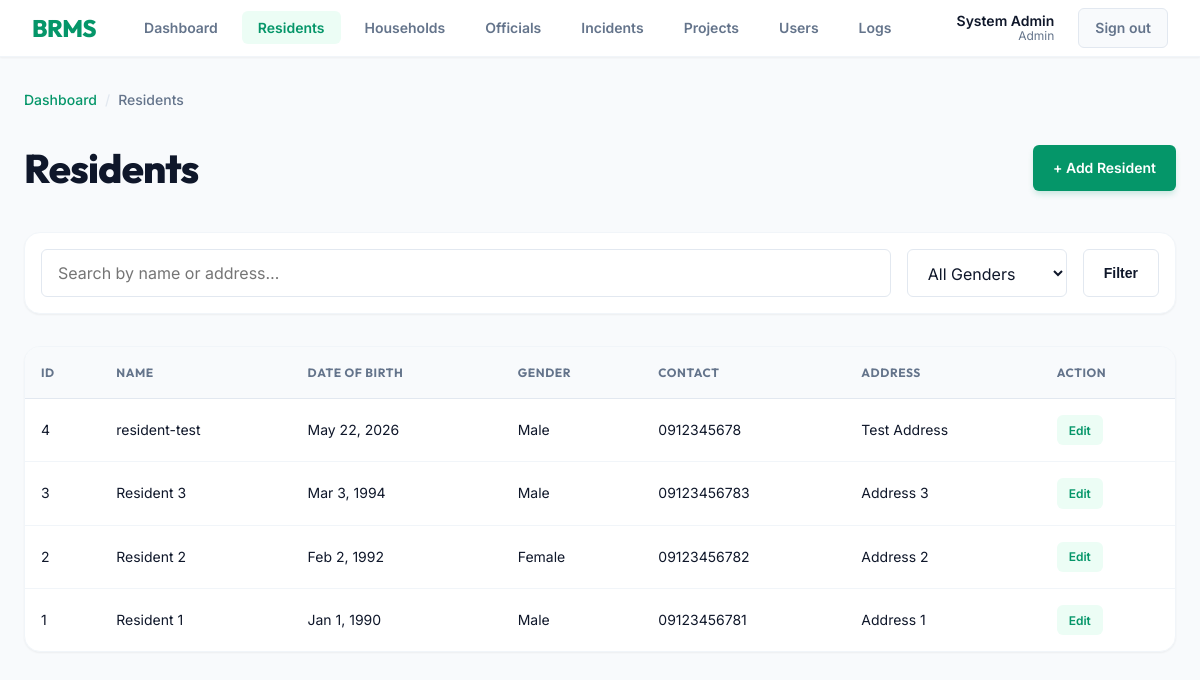
/residents/index.php (signed in), run on the app's committed database.
### tables this page shows
CREATE TABLE `tbl_residents` (
  `resident_id` int(11) NOT NULL,
  `resident_name` varchar(100) DEFAULT NULL,
  `date_of_birth` date DEFAULT NULL,
  `gender` varchar(20) DEFAULT NULL,
  `contact_information` varchar(100) DEFAULT NULL,
  `address` varchar(255) DEFAULT NULL,
  `user_id` int(11) DEFAULT NULL
);

### residents/index.php (the view, shortened to what this page needs)
<?php
include '../db.php';
$search = isset($_GET['search']) ? $_GET['search'] : '';
$where_clauses = [];
$where_sql = count($where_clauses) > 0 ? "WHERE " . implode(" AND ", $where_clauses) : "";
$query = "SELECT * FROM tbl_residents $where_sql ORDER BY resident_id DESC";
$result = mysqli_query($conn, $query);
?>
<!DOCTYPE html>
<html lang="en">
<head>
    <link rel="stylesheet" href="../style.css">
</head>
<body>
    <?php include '../navbar.php'; ?>
    <div class="page-shell page-content">
        <div class="breadcrumb-bar">
            <a href="../index.php">Dashboard</a>
            <span class="sep">/</span>
            <span>Residents</span>
        </div>
        <div class="page-header">
            <h1>Residents</h1>
            <a href="add.php" class="btn-accent" id="add-resident-btn">+ Add Resident</a>
        </div>
        <form method="GET" class="filter-bar" id="residents-filter">
            <input type="text" name="search" class="form-control search-input" placeholder="Search by name or address…" value="<?php echo $search; ?>" id="residents-search">
            <select name="gender" class="form-select" id="residents-gender-filter" style="max-width:160px">
                <option value="">All Genders</option>
            </select>
            <button type="submit" class="btn-secondary">Filter</button>
        </form>
        <table class="data-table" id="residents-table">
            <thead>
                <tr>
                    <th>ID</th>
                    <th>Name</th>
                    <th>Date of Birth</th>
                    <th>Gender</th>
                    <th>Contact</th>
                    <th>Address</th>
                    <th>Action</th>
                </tr>
            </thead>
            <tbody>
                <?php if (mysqli_num_rows($result) > 0): ?>
                <?php while ($row = mysqli_fetch_assoc($result)): ?>
                <tr>
                    <td><?php echo $row['resident_id']; ?></td>
                    <td><?php echo $row['resident_name']; ?></td>
                    <td><?php echo date('M j, Y', strtotime($row['date_of_birth'])); ?></td>
                    <td><?php echo $row['gender']; ?></td>
                    <td><?php echo $row['contact_information']; ?></td>
                    <td><?php echo $row['address']; ?></td>
                    <td>
                        <a href="edit.php?id=<?php echo $row['resident_id']; ?>" class="btn-edit">Edit</a>
                    </td>
                </tr>
                <?php endwhile; ?>
                <?php else: ?>
                <tr><td colspan="7"><div class="empty-state"><p>No residents found.</p></div></td></tr>
                <?php endif; ?>
            </tbody>
        </table>
    </div>
</body>
</html>

### data on the page
tbl_residents: resident_id "4", resident_name "resident-test", date_of_birth "May 22, 2026", gender "Male", contact_information "0912345678", address "Test Address"
tbl_residents: resident_id "3", resident_name "Resident 3", date_of_birth "Mar 3, 1994", gender "Male", contact_information "09123456783", address "Address 3"
tbl_residents: resident_id "2", resident_name "Resident 2", date_of_birth "Feb 2, 1992", gender "Female", contact_information "09123456782", address "Address 2"
tbl_residents: resident_id "1", resident_name "Resident 1", date_of_birth "Jan 1, 1990", gender "Male", contact_information "09123456781", address "Address 1"

### other printed values
$_SESSION['full_name'] "System Admin"
$_SESSION['role'] "Admin"
